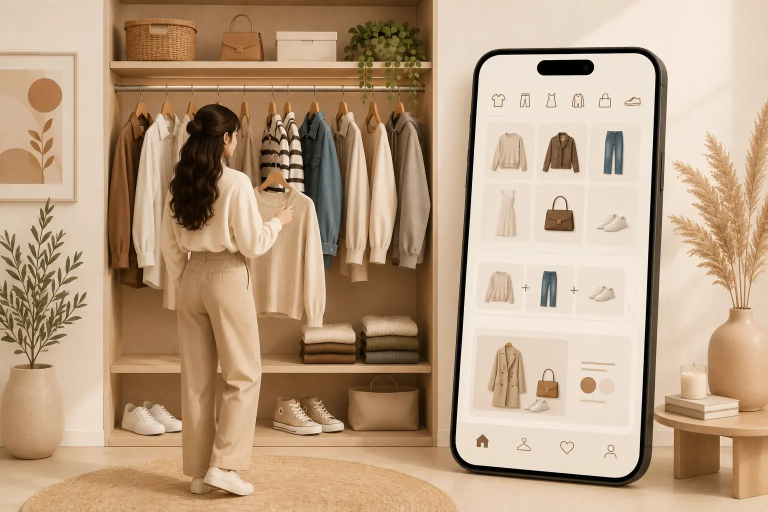
#> input picture stylemate-frontend/src/assets/hero.webp, 1536 x 1024 px (shown at 1/2 size)
$ python image_analyzer.py ../stylemate-frontend/src/assets/hero.webp
#> lines starting #> are read from the running program, lines starting #| are printed output that depends on the picture
### ai/color_names.py
"""
Color Name Lookup Table

Maps RGB values to canonical color names using Euclidean distance.
"""

COLOR_MAP = {
    "black":   (20, 20, 20),
    "white":   (245, 245, 245),
    "grey":    (128, 128, 128),
    "navy":    (20, 30, 80),
    "blue":    (30, 100, 200),
    "beige":   (225, 210, 185),
    "brown":   (120, 70, 40),
    "red":     (200, 30, 30),
    "green":   (35, 130, 60),
    "yellow":  (230, 210, 40),
    "orange":  (230, 120, 30),
    "pink":    (235, 140, 170),
    "purple":  (110, 40, 140),
    "maroon":  (128, 20, 30),
    "olive":   (100, 115, 50),
    "mustard": (205, 150, 40),
}


def rgb_to_color_name(r, g=None, b=None) -> str:
    """
    Given an RGB value (either 3 integers or a tuple/list), computes the Euclidean distance
    to each canonical color in COLOR_MAP and returns the closest color name.
    """
    if g is None and b is None and isinstance(r, (tuple, list)):
        r, g, b = r[0], r[1], r[2]

    best_color = "black"
    min_dist = float("inf")

    for color_name, (r0, g0, b0) in COLOR_MAP.items():
        dist = (r - r0) ** 2 + (g - g0) ** 2 + (b - b0) ** 2
        if dist < min_dist:
            min_dist = dist
            best_color = color_name

    return best_color


# [20 lines that do not run on import are left out]

### ai/category_suggestions.py
"""
Category to Style/Occasion Suggestion Table

Maps clothing items to outfit slot categories, style suggestions, occasion suggestions,
and seasonal suitability.
"""

ITEM_MAPPINGS = {
    "shirt": {
        "slot": "Top",
        "suggested_styles": ["casual", "formal"],
        "suggested_occasions": ["casual", "office", "college"],
        "suggested_seasons": ["all"],
    },
    "t-shirt": {
        "slot": "Top",
        "suggested_styles": ["casual", "streetwear"],
        "suggested_occasions": ["casual", "college"],
        "suggested_seasons": ["summer", "spring"],
    },
    "tshirt": {
        "slot": "Top",
        "suggested_styles": ["casual", "streetwear"],
        "suggested_occasions": ["casual", "college"],
        "suggested_seasons": ["summer", "spring"],
    },
    "jeans": {
        "slot": "Bottom",
        "suggested_styles": ["casual"],
        "suggested_occasions": ["casual", "college"],
        "suggested_seasons": ["all"],
    },
    "trousers": {
        "slot": "Bottom",
        "suggested_styles": ["formal", "smart"],
        "suggested_occasions": ["office", "formal"],
        "suggested_seasons": ["all"],
    },
    "dress": {
        "slot": "Full Body",
        "suggested_styles": ["casual", "formal"],
        "suggested_occasions": ["party", "casual", "date"],
        "suggested_seasons": ["summer", "spring"],
    },
    "saree": {
        "slot": "Full Body",
        "suggested_styles": ["ethnic"],
        "suggested_occasions": ["wedding", "party", "formal"],
        "suggested_seasons": ["all"],
    },
    "kurta": {
        "slot": "Top",
        "suggested_styles": ["ethnic", "casual"],
        "suggested_occasions": ["casual", "wedding", "formal"],
        "suggested_seasons": ["all"],
    },
    "lehenga": {
        "slot": "Full Body",
        "suggested_styles": ["ethnic"],
        "suggested_occasions": ["wedding", "party"],
        "suggested_seasons": ["all"],
    },
    "blazer": {
        "slot": "Outerwear",
        "suggested_styles": ["formal", "smart"],
        "suggested_occasions": ["office", "formal", "party"],
        "suggested_seasons": ["all"],
    },
    "jacket": {
        "slot": "Outerwear",
        "suggested_styles": ["casual", "streetwear"],
        "suggested_occasions": ["casual", "college"],
        "suggested_seasons": ["winter", "autumn"],
    },
    "hoodie": {
        "slot": "Outerwear",
        "suggested_styles": ["casual", "streetwear"],
        "suggested_occasions": ["casual", "college"],
        "suggested_seasons": ["winter", "autumn"],
    },
    "sneakers": {
        "slot": "Footwear",
        "suggested_styles": ["casual", "sporty"],
        "suggested_occasions": ["casual", "college"],
        "suggested_seasons": ["all"],
    },
    "heels": {
        "slot": "Footwear",
        "suggested_styles": ["formal", "smart"],
        "suggested_occasions": ["formal", "party", "date"],
        "suggested_seasons": ["all"],
    },
    "sandals": {
        "slot": "Footwear",
        "suggested_styles": ["casual"],
        "suggested_occasions": ["casual"],
        "suggested_seasons": ["summer", "spring"],
    },
    "boots": {
        "slot": "Footwear",
        "suggested_styles": ["casual", "streetwear"],
        "suggested_occasions": ["casual", "college"],
        "suggested_seasons": ["winter", "autumn"],
    },
    "watch": {
        "slot": "Accessory",
        "suggested_styles": ["smart", "casual", "formal"],
        "suggested_occasions": ["office", "casual", "formal"],
        "suggested_seasons": ["all"],
    },
    "belt": {
        "slot": "Accessory",
        "suggested_styles": ["formal", "casual", "smart"],
        "suggested_occasions": ["office", "casual", "formal"],
        "suggested_seasons": ["all"],
    },
    "shorts": {
        "slot": "Bottom",
        "suggested_styles": ["casual", "sporty"],
        "suggested_occasions": ["casual"],
        "suggested_seasons": ["summer", "spring"],
    },
    "skirt": {
        "slot": "Bottom",
        "suggested_styles": ["casual", "smart"],
        "suggested_occasions": ["casual", "party", "date"],
        "suggested_seasons": ["summer", "spring", "all"],
    },
    "sweater": {
        "slot": "Outerwear",
        "suggested_styles": ["casual", "smart"],
        "suggested_occasions": ["casual", "college"],
        "suggested_seasons": ["winter", "autumn"],
    },
    "coat": {
        "slot": "Outerwear",
        "suggested_styles": ["formal", "smart"],
        "suggested_occasions": ["office", "formal"],
        "suggested_seasons": ["winter", "autumn"],
    },
    "scarf": {
        "slot": "Accessory",
        "suggested_styles": ["casual", "smart"],
        "suggested_occasions": ["casual"],
        "suggested_seasons": ["winter", "autumn"],
    },
    "bag": {
        "slot": "Accessory",
        "suggested_styles": ["casual", "formal"],
        "suggested_occasions": ["office", "casual", "college"],
        "suggested_seasons": ["all"],
    },
    "handbag": {
        "slot": "Accessory",
        "suggested_styles": ["casual", "formal"],
        "suggested_occasions": ["office", "casual", "party"],
        "suggested_seasons": ["all"],
    },
    "sunglasses": {
        "slot": "Accessory",
        "suggested_styles": ["casual"],
        "suggested_occasions": ["casual"],
        "suggested_seasons": ["summer", "spring"],
    },
    "chinos": {
        "slot": "Bottom",
        "suggested_styles": ["smart", "casual"],
        "suggested_occasions": ["casual", "office"],
        "suggested_seasons": ["all"],
    },
    "loafers": {
        "slot": "Footwear",
        "suggested_styles": ["smart", "formal"],
        "suggested_occasions": ["office", "casual"],
        "suggested_seasons": ["all"],
    },
    "jumpsuit": {
        "slot": "Full Body",
        "suggested_styles": ["casual", "smart"],
        "suggested_occasions": ["casual", "party"],
        "suggested_seasons": ["all"],
    },
}

FALLBACK_SUGGESTION = {
    "slot": "Top",
    "suggested_styles": ["casual"],
    "suggested_occasions": ["casual"],
    "suggested_seasons": ["all"],
}


def get_suggestions(item_type: str) -> dict:
    """
    Returns slot, suggested styles, occasions, and seasons for the given item type.
    Falls back gracefully if the item type is unknown.
    """
    if not item_type or not isinstance(item_type, str):
        result = dict(FALLBACK_SUGGESTION)
        result["styles"] = list(result["suggested_styles"])
        result["occasions"] = list(result["suggested_occasions"])
        result["seasons"] = list(result["suggested_seasons"])
        return result

    cleaned = item_type.strip().lower()

    # 1. Exact match
    if cleaned in ITEM_MAPPINGS:
        data = ITEM_MAPPINGS[cleaned]
        result = {
            "slot": data["slot"],
            "suggested_styles": list(data["suggested_styles"]),
            "suggested_occasions": list(data["suggested_occasions"]),
            "suggested_seasons": list(data["suggested_seasons"]),
            "styles": list(data["suggested_styles"]),
            "occasions": list(data["suggested_occasions"]),
            "seasons": list(data["suggested_seasons"]),
        }
        return result

    # 2. Substring matching (e.g. "silk kurta", "denim jacket", "t-shirt")
    for key, data in ITEM_MAPPINGS.items():
        if key in cleaned or cleaned in key:
            result = {
                "slot": data["slot"],
                "suggested_styles": list(data["suggested_styles"]),
                "suggested_occasions": list(data["suggested_occasions"]),
                "suggested_seasons": list(data["suggested_seasons"]),
                "styles": list(data["suggested_styles"]),
                "occasions": list(data["suggested_occasions"]),
                "seasons": list(data["suggested_seasons"]),
            }
            return result

    # 3. Fallback
    result = dict(FALLBACK_SUGGESTION)
    result["styles"] = list(result["suggested_styles"])
    result["occasions"] = list(result["suggested_occasions"])
    result["seasons"] = list(result["suggested_seasons"])
    return result


# [9 lines that do not run on import are left out]

### ai/image_analyzer.py
#!/usr/bin/env python3
"""
StyleMate AI Image Analyzer

Analyzes clothing photos to auto-detect:
1. Category ("Top", "Bottom", "Full Body", "Footwear", "Outerwear", "Accessory")
2. Garment item type (shirt, jeans, dress, etc.)
3. Dominant colors
4. Suggested styles, occasions, seasons
5. Clean descriptive name

Uses Gemini Vision as primary engine with Pillow dominant color extraction and rule-based fallback.
"""

import os
import sys
import json
import base64
import mimetypes
from pathlib import Path

# Add current directory to path for sibling imports
CURRENT_DIR = Path(__file__).resolve().parent
sys.path.insert(0, str(CURRENT_DIR))

from color_names import rgb_to_color_name
from category_suggestions import get_suggestions, ITEM_MAPPINGS

VALID_CATEGORIES = {"Top", "Bottom", "Full Body", "Footwear", "Outerwear", "Accessory"}
CATEGORY_NORMALIZE = {
    "top": "Top",
    "upper": "Top",
    "upper body": "Top",
    "upper_body": "Top",
    "shirt": "Top",
    "bottom": "Bottom",
    "lower": "Bottom",
    "lower body": "Bottom",
    "lower_body": "Bottom",
    "pants": "Bottom",
    "trousers": "Bottom",
    "full body": "Full Body",
    "full_body": "Full Body",
    "fullbody": "Full Body",
    "dress": "Full Body",
    "footwear": "Footwear",
    "shoes": "Footwear",
    "outerwear": "Outerwear",
    "jacket": "Outerwear",
    "accessory": "Accessory",
    "accessories": "Accessory",
}


def load_env_variables():
    """
    Finds and loads GEMINI_API_KEY and HUGGINGFACE_API_KEY from environment or .env files.
    """
    candidate_paths = [
        CURRENT_DIR.parent / "stylemate-backend" / ".env",
        CURRENT_DIR / ".env",
        CURRENT_DIR.parent / ".env",
        Path.cwd() / "stylemate-backend" / ".env",
        Path.cwd() / ".env",
    ]

    for env_path in candidate_paths:
        if env_path.exists():
            try:
                with open(env_path, "r", encoding="utf-8") as f:
                    for line in f:
                        line = line.strip()
                        if not line or line.startswith("#") or "=" not in line:
                            continue
                        key, val = line.split("=", 1)
                        key = key.strip()
                        val = val.strip().strip("\"'")
                        if key not in os.environ and val:
                            os.environ[key] = val
            except Exception:
                pass


# [29 lines left out: function http_post_json, not called in this run]


def extract_colors_with_pillow(image_path: str, max_colors: int = 2) -> list:
    """
    Extracts dominant colors from the image using Pillow and maps to canonical color names.
    """
    try:
        from PIL import Image

        img = Image.open(image_path)
        if img.mode != "RGB":
            img = img.convert("RGB")

        # Focus towards the center of garment to minimize plain background influence
        w, h = img.size
        if w > 40 and h > 40:
            crop_box = (int(w * 0.15), int(h * 0.15), int(w * 0.85), int(h * 0.85))
            img = img.crop(crop_box)

        img = img.resize((100, 100))
        quantized = img.quantize(colors=6, method=Image.Quantize.MEDIANCUT)
        palette = quantized.getpalette()
        color_counts = quantized.getcolors()

        if not color_counts or not palette:
            return ["black"]

        color_counts.sort(key=lambda x: x[0], reverse=True)

        named_colors = []
        for count, idx in color_counts:
            r = palette[idx * 3]
            g = palette[idx * 3 + 1]
            b = palette[idx * 3 + 2]
            cname = rgb_to_color_name(r, g, b)
            if cname not in named_colors:
                named_colors.append(cname)
            if len(named_colors) >= max_colors:
                break

        return named_colors if named_colors else ["black"]
    except Exception:
        return ["black"]


def infer_item_from_filename(filename: str) -> str:
    """
    Infers garment item type from file name if possible.
    """
    name_lower = filename.lower().replace("-", " ").replace("_", " ")
    known_items = [
        "t-shirt", "tshirt", "shirt", "jeans", "trousers", "chinos", "shorts",
        "skirt", "dress", "saree", "kurta", "lehenga", "blazer", "jacket",
        "hoodie", "sweater", "coat", "sneakers", "heels", "sandals", "boots",
        "loafers", "watch", "belt", "handbag", "bag", "sunglasses", "scarf", "jumpsuit"
    ]
    for item in known_items:
        if item in name_lower:
            return "t-shirt" if item == "tshirt" else item
    return "shirt"


def normalize_category(raw_category: str, item_type: str) -> str:
    """
    Normalizes category to one of the 6 canonical database values:
    Top, Bottom, Full Body, Footwear, Outerwear, Accessory.
    """
    if raw_category and isinstance(raw_category, str):
        clean_cat = raw_category.strip()
        if clean_cat in VALID_CATEGORIES:
            return clean_cat
        lower_cat = clean_cat.lower()
        if lower_cat in CATEGORY_NORMALIZE:
            return CATEGORY_NORMALIZE[lower_cat]

    # Fall back to category_suggestions slot
    suggestions = get_suggestions(item_type)
    return suggestions.get("slot", "Top")


# [133 lines left out: functions analyze_with_gemini, analyze_with_huggingface, not called in this run]


def build_fallback_result(image_path: str, error_msg: str = None) -> dict:
    """
    Constructs a robust rule-based result using Pillow color extraction and filename heuristics.
    """
    filename = Path(image_path).name
    detected_item = infer_item_from_filename(filename)
    suggestions = get_suggestions(detected_item)
    colors = extract_colors_with_pillow(image_path, max_colors=2)

    has_filename_match = detected_item in filename.lower().replace("-", " ").replace("_", " ")
    confidence = 0.65 if has_filename_match else 0.45

    color_prefix = colors[0].capitalize() if colors else ""
    suggested_name = f"{color_prefix} {detected_item.capitalize()}".strip()

    res = {
        "detected_category": suggestions["slot"],
        "detected_item": detected_item,
        "detected_name": suggested_name,
        "suggested_name": suggested_name,
        "confidence": confidence,
        "detected_colors": colors,
        "suggested_styles": suggestions["suggested_styles"],
        "suggested_occasions": suggestions["suggested_occasions"],
        "suggested_seasons": suggestions["suggested_seasons"],
        "auto_fill": False,
    }
    if error_msg:
        res["note"] = f"Fallback used: {error_msg}"
    return res


def main():
    if len(sys.argv) < 2:
        print(json.dumps({
            "detected_category": "Top",
            "detected_item": "shirt",
            "detected_name": "Clothing Item",
            "suggested_name": "Clothing Item",
            "confidence": 0.0,
            "detected_colors": [],
            "suggested_styles": ["casual"],
            "suggested_occasions": ["casual"],
            "suggested_seasons": ["all"],
            "auto_fill": False,
            "error": "No image path provided",
        }))
        sys.exit(0)

    image_path = sys.argv[1]
    if not os.path.exists(image_path):
        print(json.dumps({
            "detected_category": "Top",
            "detected_item": "shirt",
            "detected_name": "Clothing Item",
            "suggested_name": "Clothing Item",
            "confidence": 0.0,
            "detected_colors": [],
            "suggested_styles": ["casual"],
            "suggested_occasions": ["casual"],
            "suggested_seasons": ["all"],
            "auto_fill": False,
            "error": f"Image file not found: {image_path}",
        }))
        sys.exit(0)

    load_env_variables()
    gemini_key = os.environ.get("GEMINI_API_KEY", "").strip()
    hf_key = os.environ.get("HUGGINGFACE_API_KEY", "").strip()

    result_data = None
    error_detail = None

    # 1. Try Gemini Vision if key exists
    if gemini_key and gemini_key != "your_key_here":
        try:
            gemini_result = analyze_with_gemini(image_path, gemini_key)
            if gemini_result and isinstance(gemini_result, dict):
                result_data = gemini_result
        except Exception as e:
            error_detail = f"Gemini error: {e}"

    # 2. Try Hugging Face if Gemini not available or failed
    if not result_data and hf_key and hf_key != "your_key_here":
        try:
            hf_result = analyze_with_huggingface(image_path, hf_key)
            if hf_result and isinstance(hf_result, dict):
                result_data = hf_result
        except Exception as e:
            error_detail = f"HF error: {e}"

    # 3. If both failed or unavailable, use Pillow & rule fallback
    if not result_data:
        result_data = build_fallback_result(image_path, error_detail)
#> in extract_colors_with_pillow, img is the input picture: PIL image 1536x1024 RGB; mean R, G, B 186, 158.9, 131.1
#> in extract_colors_with_pillow, `img = img.crop(crop_box)`:
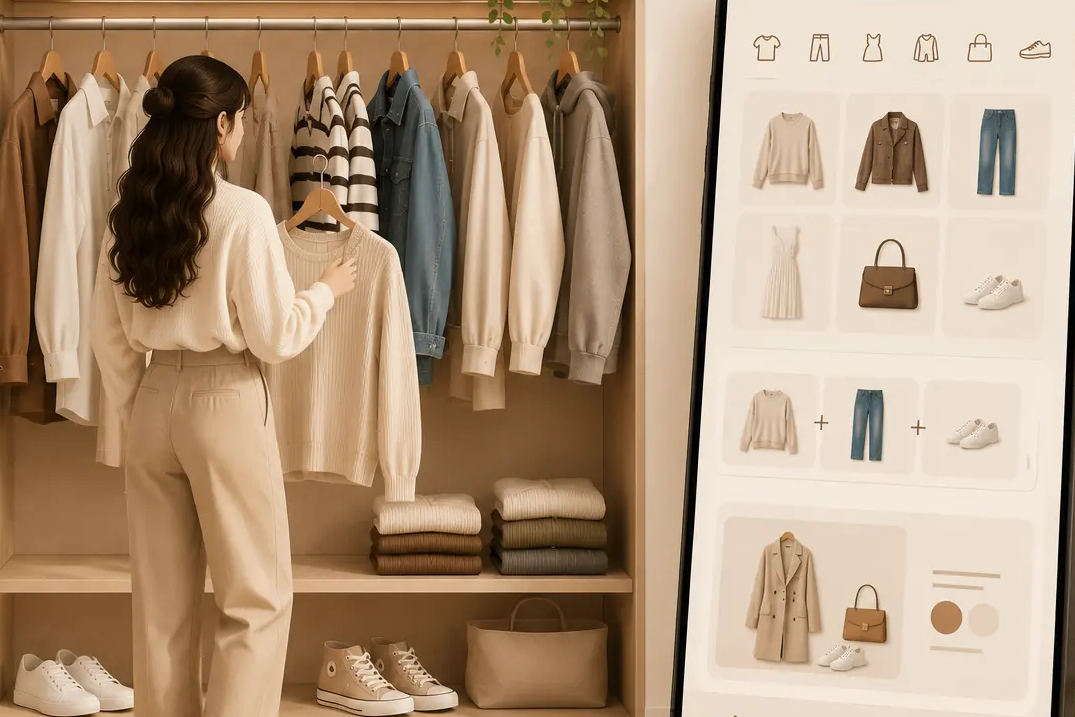
#> img: PIL image 1075x717 RGB; mean R, G, B 175.8, 149.9, 123.9
#> in extract_colors_with_pillow, `img = img.resize((100, 100))`:
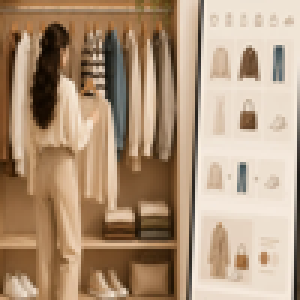
#> img: PIL image 100x100 RGB (shown 3 times larger); mean R, G, B 175.8, 149.9, 124
#> in extract_colors_with_pillow, `quantized = img.quantize(colors=6, method=Image.Quantize.MEDIANCUT)`:
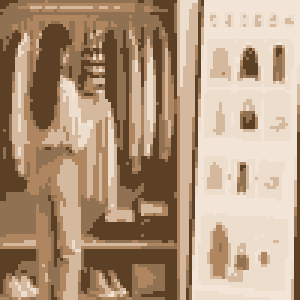
#> quantized: PIL image 100x100 P (shown 3 times larger); mean R, G, B 178.2, 152.1, 126.5
#> in extract_colors_with_pillow, `palette = quantized.getpalette()`: palette = [242, 229, 215, 236, 221, 205, 212, 185, 158, 175, 134, 95, 144, 113, 82, 92, 64, 38]
#> in extract_colors_with_pillow, `color_counts = quantized.getcolors()`: color_counts = [(1255, 0), (1755, 1), (1783, 2), (1471, 3), (1627, 4), (2109, 5)]
#> the loop in extract_colors_with_pillow, `for count, idx in color_counts:` made 2 passes
#> (count, idx, cname) on passes 1 to 2: (2109, 5, 'brown'), (1783, 2, 'beige')
#> after the loop in extract_colors_with_pillow, `for count, idx in color_counts:`: named_colors = ['brown', 'beige']
#> in build_fallback_result, `color_prefix = colors[0].capitalize() if colors else ""`: color_prefix = 'Brown'
#> in build_fallback_result, `suggested_name = f"{color_prefix} {detected_item.capitalize()}".strip()`: suggested_name = 'Brown Shirt'
#> result_data = 10 items

    # Clean & normalize output schema
    item_name = str(result_data.get("detected_item", "shirt")).strip().lower()
#> item_name = 'shirt'
    raw_category = result_data.get("detected_category", "")
#> raw_category = 'Top'
    category = normalize_category(raw_category, item_name)
#> category = 'Top'

    conf = float(result_data.get("confidence", 0.85))
#> conf = 0.45
    conf = max(0.0, min(1.0, conf))

    colors = result_data.get("detected_colors") or []
#> colors = ['brown', 'beige']
    if not isinstance(colors, list) or len(colors) == 0:
        colors = extract_colors_with_pillow(image_path, max_colors=2)
    colors = [str(c).strip().lower() for c in colors if str(c).strip()][:3]

    rule_sug = get_suggestions(item_name)
#> rule_sug = {'slot': 'Top', 'suggested_styles': ['casual', 'formal'], 'suggested_occasions': ['casual', 'office', 'college'], 'suggested_seasons': ['all'], 'styles': ['casual', 'formal'], 'occasions': ['casual', 'office', 'college'], 'seasons': ['all']}
    styles = result_data.get("suggested_styles") or rule_sug["suggested_styles"]
#> styles = ['casual', 'formal']
    if not isinstance(styles, list) or len(styles) == 0:
        styles = rule_sug["suggested_styles"]
    styles = [str(s).strip().lower() for s in styles if str(s).strip()]

    occasions = result_data.get("suggested_occasions") or rule_sug["suggested_occasions"]
#> occasions = ['casual', 'office', 'college']
    if not isinstance(occasions, list) or len(occasions) == 0:
        occasions = rule_sug["suggested_occasions"]
    occasions = [str(o).strip().lower() for o in occasions if str(o).strip()]

    seasons = result_data.get("suggested_seasons") or rule_sug["suggested_seasons"]
#> seasons = ['all']
    if not isinstance(seasons, list) or len(seasons) == 0:
        seasons = rule_sug["suggested_seasons"]
    seasons = [str(sn).strip().lower() for sn in seasons if str(sn).strip()]

    sug_name = result_data.get("suggested_name") or result_data.get("detected_name")
#> sug_name = 'Brown Shirt'
    if not sug_name:
        c_prefix = colors[0].capitalize() if colors else ""
        sug_name = f"{c_prefix} {item_name.capitalize()}".strip()

    final_output = {
        "detected_category": category,
        "detected_item": item_name,
        "detected_name": sug_name,
        "suggested_name": sug_name,
        "confidence": round(conf, 2),
        "detected_colors": colors,
        "suggested_styles": styles,
        "suggested_occasions": occasions,
        "suggested_seasons": seasons,
        "auto_fill": bool(conf >= 0.70),
    }

    print(json.dumps(final_output, indent=2))
#> (printed output is left out)


if __name__ == "__main__":
    main()
